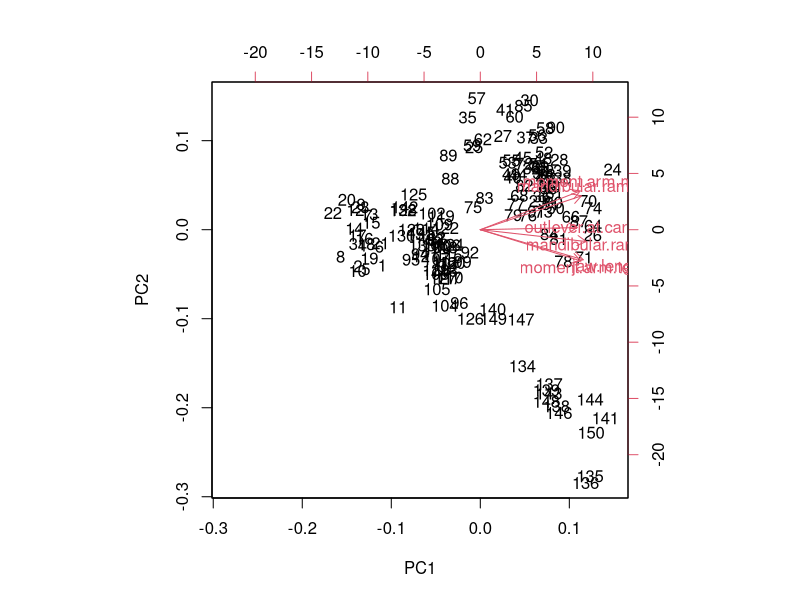
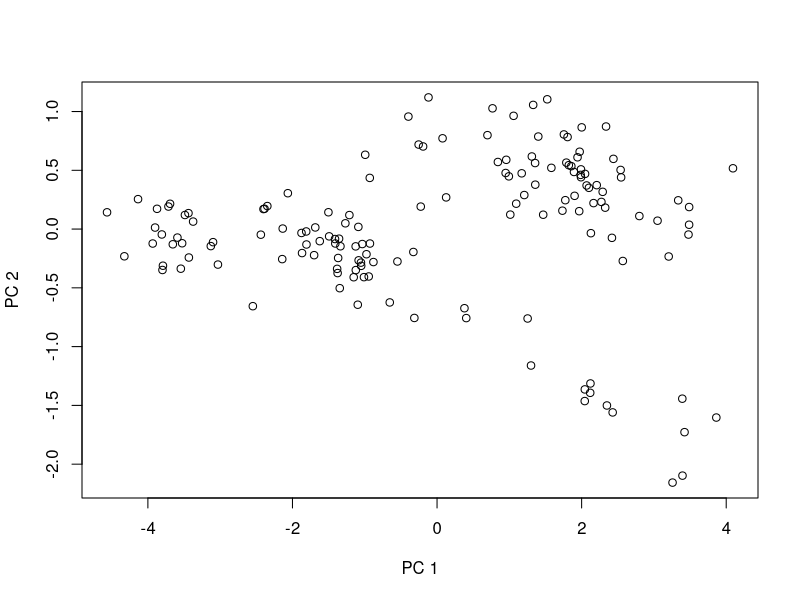
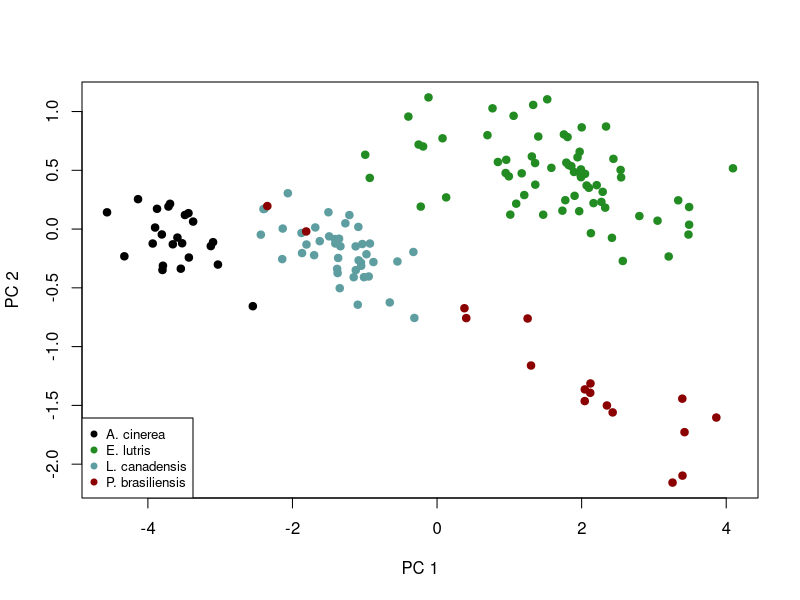
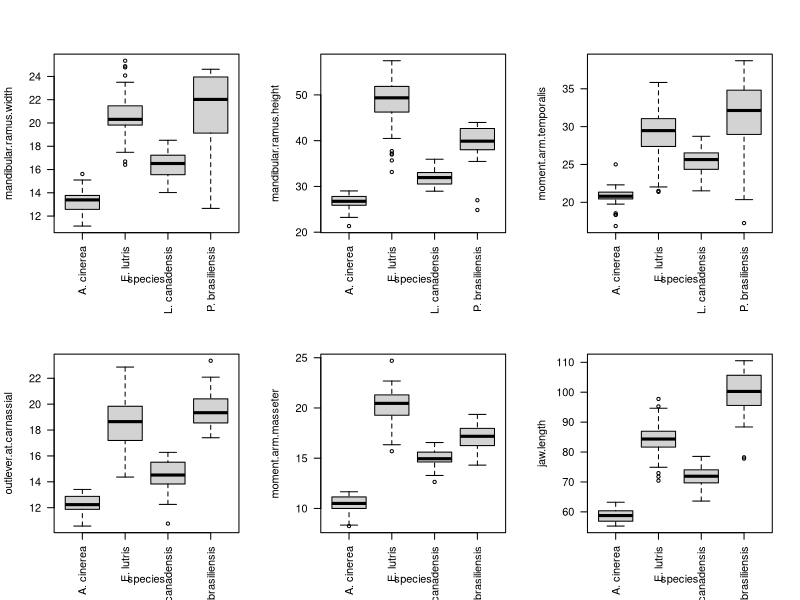
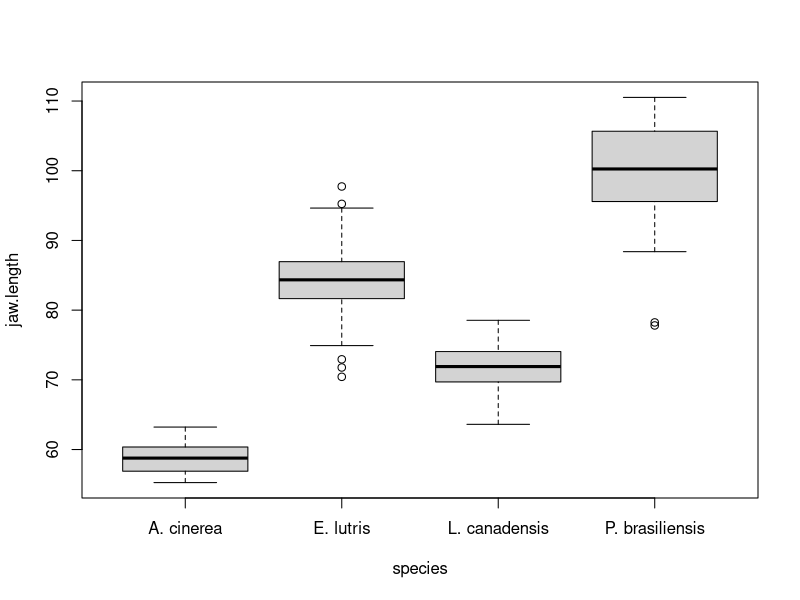
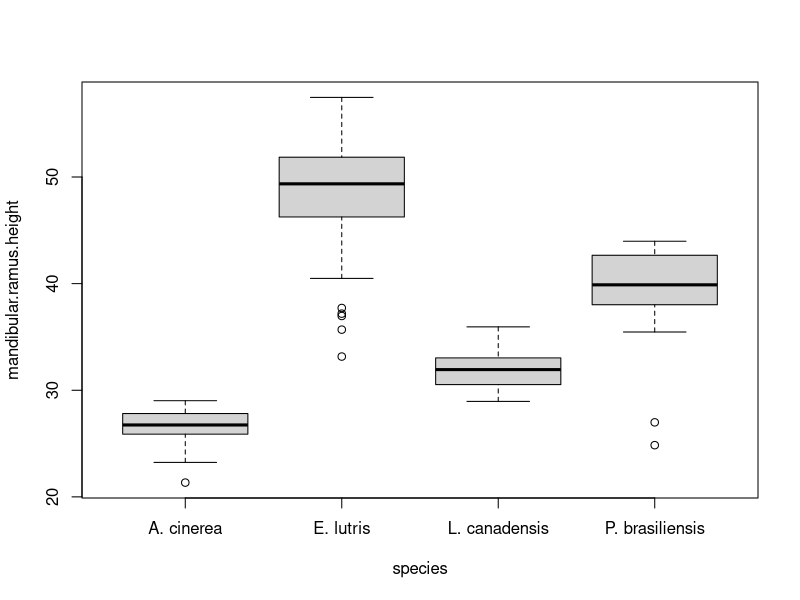

Write the R code that produced these figures, in order.
## ---- chunk 1
otter <- read.csv(file = "data/otter-mandible-data.csv", header = TRUE)
## ---- chunk 2
otter <- na.omit(otter)
## ---- chunk 3
pca.fit <- prcomp(x = otter[, -1], scale. = TRUE)
## ---- chunk 4
pca.summary <- summary(pca.fit)
ls(pca.summary) # Lists the objects produced by summary
## ---- chunk 5
pca.summary$importance
## ---- chunk 6
pca.summary$rotation
## ---- chunk 7
# Crude, but should be fine
direction <- "positive"
if (sum(pca.summary$rotation) < 0) {
  direction <- "negative" 
}
## ---- chunk 8
biplot(x = pca.fit)
## ---- chunk 9
plot(x = pca.fit$x[, 1],
     y = pca.fit$x[, 2],
     xlab = "PC 1",
     ylab = "PC 2")
## ---- chunk 10
# Pull out the unique values in the 'species' column
species <- unique(otter$species)
# Set up a vector of colors for the legend
legend.cols <- c("black", "forestgreen", "cadetblue", "darkred") 
################################################################################
# Set up a vector of colors for the actual plot, based on values in the 
# 'species' column and the legend colors vector. This vector has one element 
# corresponding to each row of the otter data frame. 
pt.cols <- rep(x = legend.cols[1], length = nrow(otter))
pt.cols[otter$species == species[2]] <- legend.cols[2]
pt.cols[otter$species == species[3]] <- legend.cols[3]
pt.cols[otter$species == species[4]] <- legend.cols[4]
plot(x = pca.fit$x[, 1],
     y = pca.fit$x[, 2],
     xlab = "PC 1",
     ylab = "PC 2",
     pch = 19,
     col = pt.cols)
legend("bottomleft", legend = species, pch = 19, col = legend.cols, cex = 0.8)
## ---- chunk 11
par(mfrow = c(2, 3), las = 2) # To set-up a multi-panel graph (2 rows, 3 columns), filling row by row
boxplot(formula = mandibular.ramus.width ~ species, data = otter)
boxplot(formula = mandibular.ramus.height ~ species, data = otter)
boxplot(formula = moment.arm.temporalis ~ species, data = otter)
boxplot(formula = outlever.at.carnassial ~ species, data = otter)
boxplot(formula = moment.arm.masseter ~ species, data = otter)
boxplot(formula = jaw.length ~ species, data = otter)
par(mfrow = c(1, 1), las = 0) # To restore graphing defaults
## ---- chunk 12
boxplot(formula = jaw.length ~ species, data = otter)
boxplot(formula = mandibular.ramus.height ~ species, data = otter)
## ---- chunk 13

